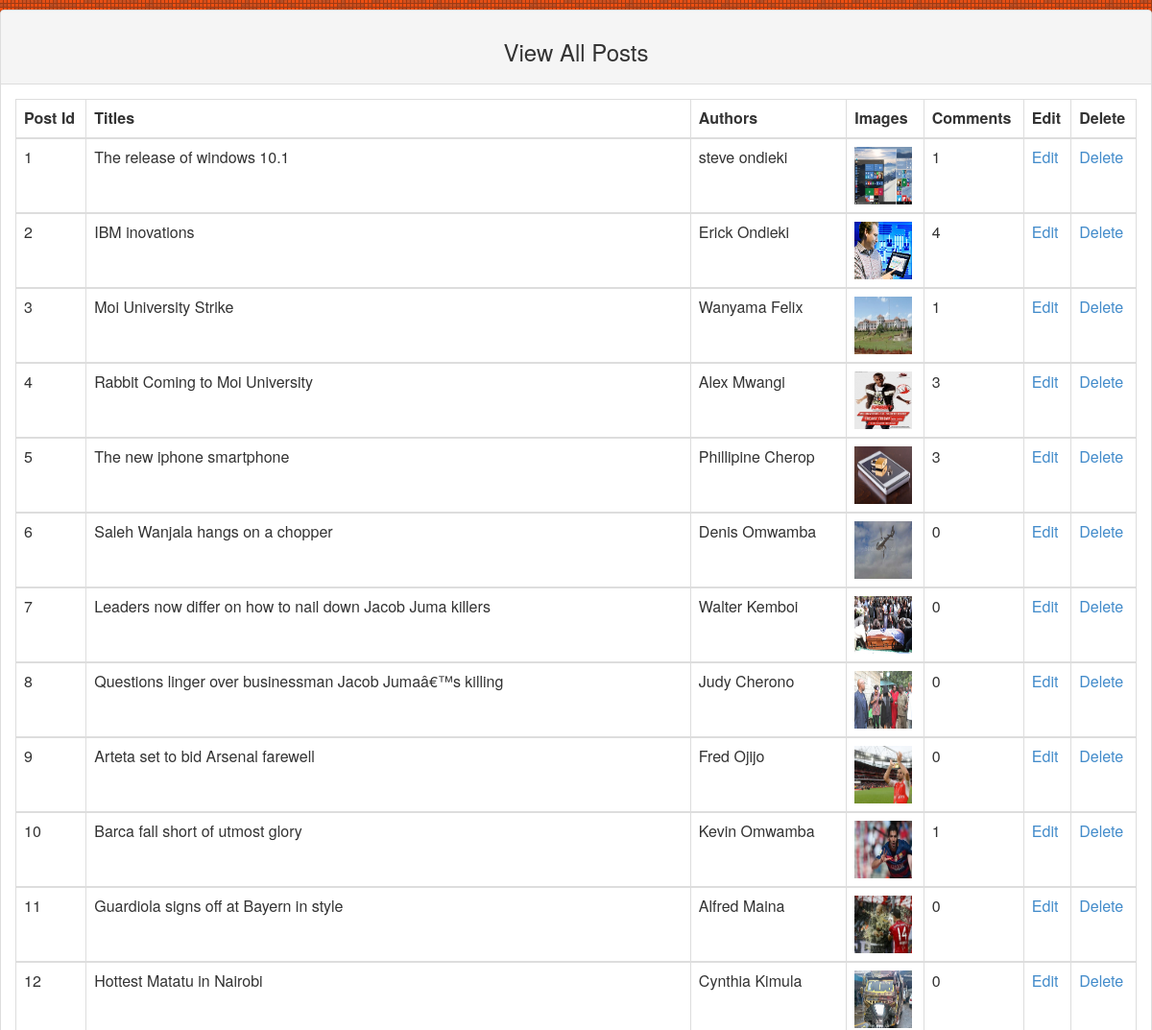
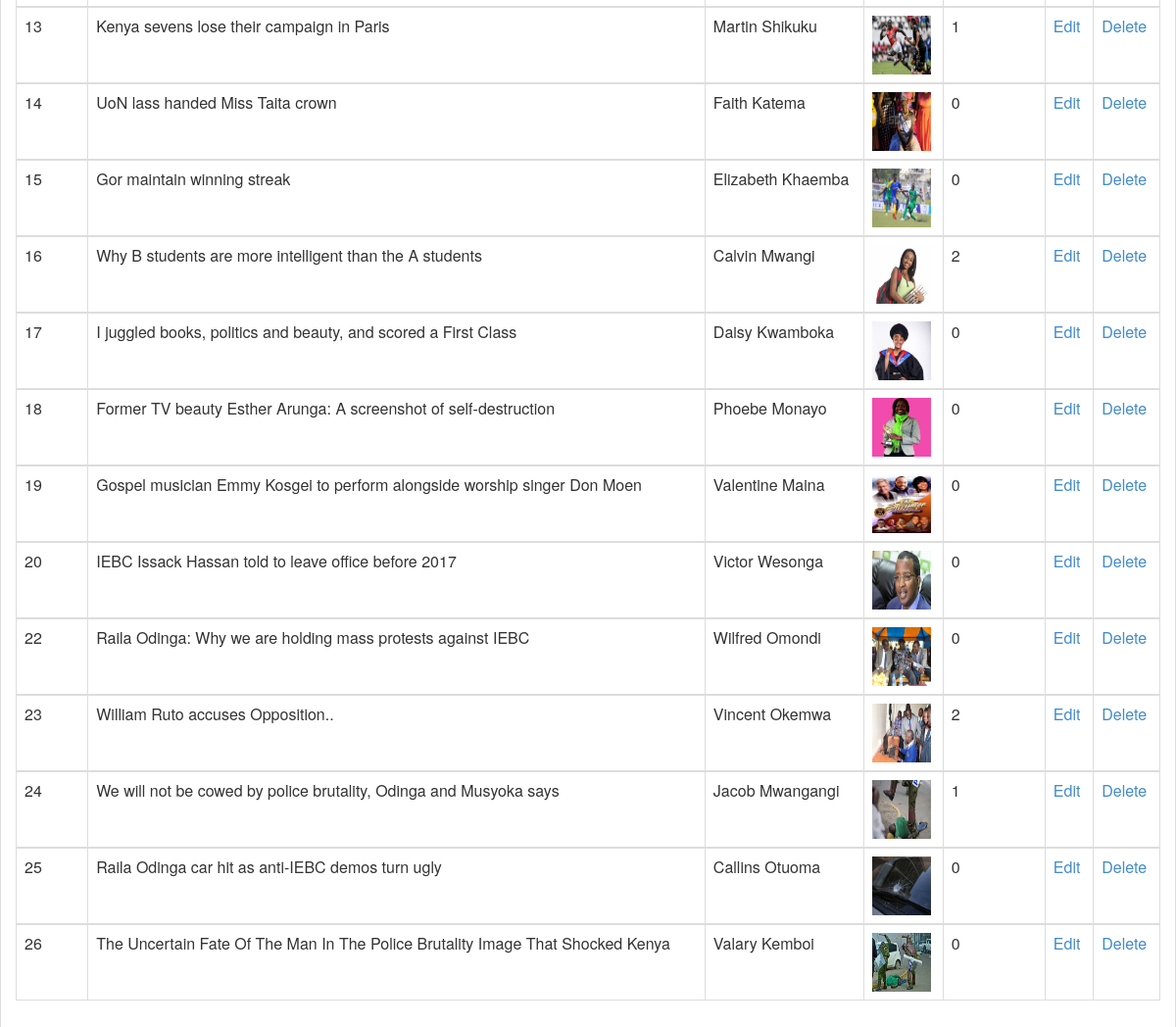
The app's page /admin/view_posts.php with its own data (2 pictures, top to bottom).
### tables this page shows
CREATE TABLE IF NOT EXISTS `posts` (
  `post_id` int(10) NOT NULL,
  `category_id` int(10) NOT NULL,
  `post_title` varchar(255) NOT NULL,
  `post_date` text NOT NULL,
  `post_author` varchar(255) NOT NULL,
  `post_keywords` text NOT NULL,
  `post_image` text NOT NULL,
  `post_content` text NOT NULL
);

### admin/view_posts.php (the view, shortened to what this page needs)
<!DOCTYPE HTML PUBLIC "-//W3C//DTD HTML 4.0 Transitional//EN">
<html>
<head>
<link type="text/css"rel="stylesheet"href="../css/bootstrap.min.css"/>
<link type="text/css"rel="stylesheet"href="styles.css"/>
</head>
<body>
         <div class="panel panel-default"style="margin-top: 10px;">
         	<div class="panel-heading">
         		<h3 style="text-align: center;">View All Posts</h3>
         	</div>
         	<div class="panel-body">
         		<table class="table table-bordered table-hover">
					<thead>
						<tr>
							<th>Post Id</th>
							<th>Titles</th>
							<th>Authors</th>
							<th>Images</th>
							<th>Comments</th>
							<th>Edit</th>
							<th>Delete</th>
						</tr>
					</thead>
							<?php
							$display_post="SELECT * FROM posts";
							$display_result=mysql_query($display_post);
							while($display_row=mysql_fetch_array($display_result))
							{
							$post_id=$display_row['post_id'];
							$post_title=$display_row['post_title'];
						    $post_author=$display_row['post_author'];
						    $post_image=$display_row['post_image'];
							?>
					<tbody>
						<tr>
							<td><?php echo $post_id;?></td>
							<td><?php echo $post_title; ?></td>
							<td><?php echo $post_author;  ?></td>
							<td><img src="new_images/<?php echo $post_image; ?>"height="60"width="60"></td>
							<td>
								<?php
								$select_comments="SELECT * FROM comments WHERE post_id='$post_id'";
								$comment_result=mysql_query($select_comments);
								$count=mysql_num_rows($comment_result);
								echo $count;
								?>
							</td>
							<td><a href="index.php?edit_post=<?php echo $post_id; ?>">Edit</a></td>
							<td><a href="delete_post.php?delete_post=<?php echo $post_id; ?>">Delete</a></td>
							<?php } ?>
						</tr>
					</tbody>
				</table>
         	</div>
         </div>
</body>
</html>

### admin/styles.css (style rules this page uses)
body { background-image: url(img/pattern.png); background-color:#ed4f12; }
body { background-attachment: fixed; }

### records on screen
posts: post_id "1", post_title "The release of windows 10.1", post_author "steve ondieki", post_image (picture), count "1"
posts: post_id "2", post_title "IBM inovations", post_author "Erick Ondieki", post_image (picture), count "4"
posts: post_id "3", post_title "Moi University Strike", post_author "Wanyama Felix", post_image (picture), count "1"
posts: post_id "4", post_title "Rabbit Coming to Moi University", post_author "Alex Mwangi", post_image (picture), count "3"
posts: post_id "5", post_title "The new iphone smartphone", post_author "Phillipine Cherop", post_image (picture), count "3"
posts: post_id "6", post_title "Saleh Wanjala hangs on a chopper", post_author "Denis Omwamba", post_image (picture), count "0"
posts: post_id "7", post_title "Leaders now differ on how to nail down Jacob Juma killers", post_author "Walter Kemboi", post_image (picture), count "0"
posts: post_id "8", post_title "Questions linger over businessman Jacob Jumaâ€™s killing", post_author "Judy Cherono", post_image (picture), count "0"
posts: post_id "9", post_title "Arteta set to bid Arsenal farewell", post_author "Fred Ojijo", post_image (picture), count "0"
posts: post_id "10", post_title "Barca fall short of utmost glory", post_author "Kevin Omwamba", post_image (picture), count "1"
posts: post_id "11", post_title "Guardiola signs off at Bayern in style", post_author "Alfred Maina", post_image (picture), count "0"
posts: post_id "12", post_title "Hottest Matatu in Nairobi", post_author "Cynthia Kimula", post_image (picture), count "0"
posts: post_id "13", post_title "Kenya sevens lose their campaign in Paris", post_author "Martin Shikuku", post_image (picture), count "1"
posts: post_id "14", post_title "UoN lass handed Miss Taita crown", post_author "Faith Katema", post_image (picture), count "0"
posts: post_id "15", post_title "Gor maintain winning streak", post_author "Elizabeth Khaemba", post_image (picture), count "0"
posts: post_id "16", post_title "Why B students are more intelligent than the A students", post_author "Calvin Mwangi", post_image (picture), count "2"
posts: post_id "17", post_title "I juggled books, politics and beauty, and scored a First Class", post_author "Daisy Kwamboka", post_image (picture), count "0"
posts: post_id "18", post_title "Former TV beauty Esther Arunga: A screenshot of self-destruction", post_author "Phoebe Monayo", post_image (picture), count "0"
posts: post_id "19", post_title "Gospel musician Emmy Kosgei to perform alongside worship singer Don Moen", post_author "Valentine Maina", post_image (picture), count "0"
posts: post_id "20", post_title "IEBC Issack Hassan told to leave office before 2017", post_author "Victor Wesonga", post_image (picture), count "0"
posts: post_id "22", post_title "Raila Odinga: Why we are holding mass protests against IEBC", post_author "Wilfred Omondi", post_image (picture), count "0"
posts: post_id "23", post_title "William Ruto accuses Opposition..", post_author "Vincent Okemwa", post_image (picture), count "2"
posts: post_id "24", post_title "We will not be cowed by police brutality, Odinga and Musyoka says", post_author "Jacob Mwangangi", post_image (picture), count "1"
posts: post_id "25", post_title "Raila Odinga car hit as anti-IEBC demos turn ugly", post_author "Callins Otuoma", post_image (picture), count "0"
posts: post_id "26", post_title "The Uncertain Fate Of The Man In The Police Brutality Image That Shocked Kenya", post_author "Valary Kemboi", post_image (picture), count "0"
